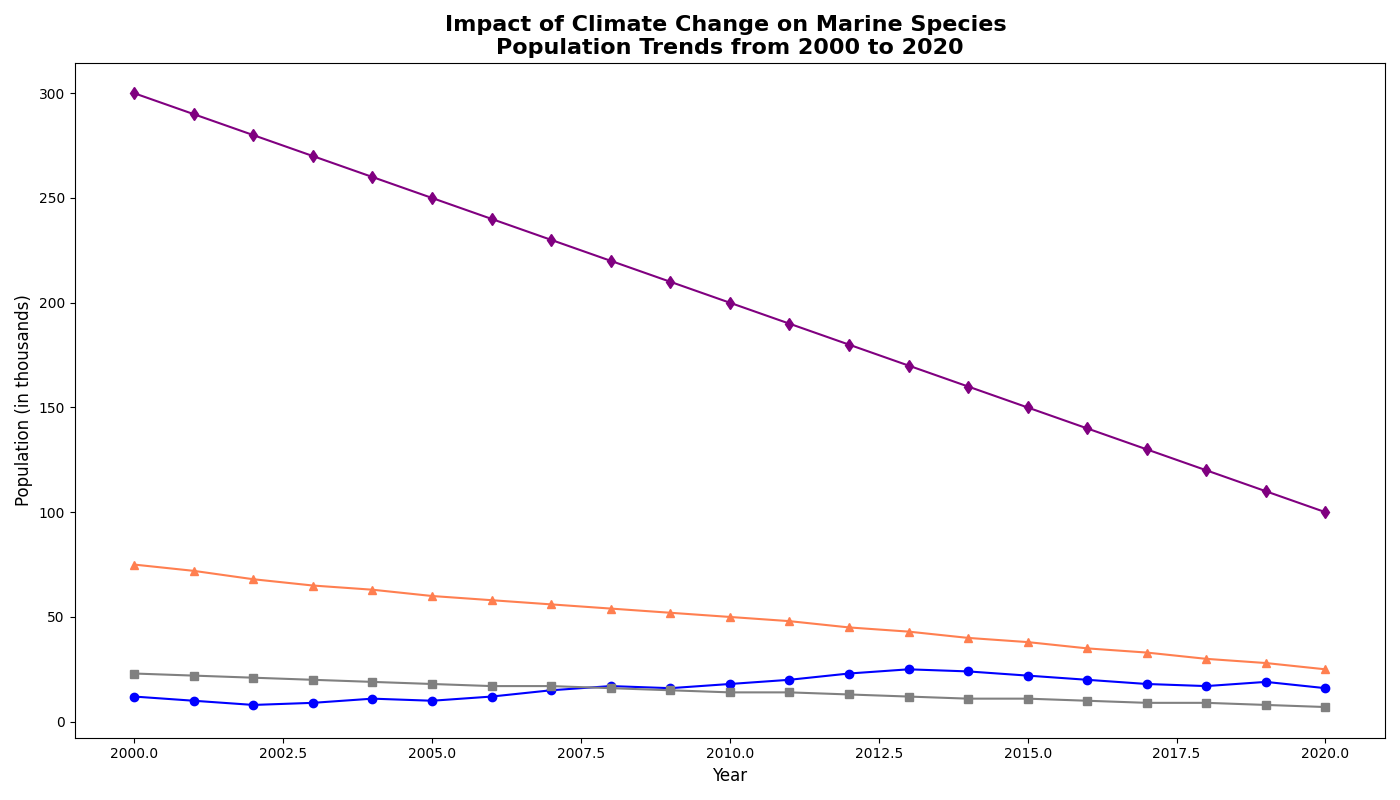

Recreate this plot in Python.
import matplotlib.pyplot as plt
import numpy as np

years = np.arange(2000, 2021)

# Population data for marine species (in thousands)
blue_whales = [12, 10, 8, 9, 11, 10, 12, 15, 17, 16, 18, 20, 23, 25, 24, 22, 20, 18, 17, 19, 16]
coral_reefs = [75, 72, 68, 65, 63, 60, 58, 56, 54, 52, 50, 48, 45, 43, 40, 38, 35, 33, 30, 28, 25]
great_white_sharks = [23, 22, 21, 20, 19, 18, 17, 17, 16, 15, 14, 14, 13, 12, 11, 11, 10, 9, 9, 8, 7]
seabirds = [300, 290, 280, 270, 260, 250, 240, 230, 220, 210, 200, 190, 180, 170, 160, 150, 140, 130, 120, 110, 100]

fig, ax = plt.subplots(figsize=(14, 8))

ax.plot(years, blue_whales, marker='o', linestyle='-', color='blue')
ax.plot(years, coral_reefs, marker='^', linestyle='-', color='coral')
ax.plot(years, great_white_sharks, marker='s', linestyle='-', color='gray')
ax.plot(years, seabirds, marker='d', linestyle='-', color='purple')

ax.set_title('Impact of Climate Change on Marine Species \nPopulation Trends from 2000 to 2020', fontsize=16, fontweight='bold')
ax.set_xlabel('Year', fontsize=12)
ax.set_ylabel('Population (in thousands)', fontsize=12)

plt.tight_layout()
plt.show()
